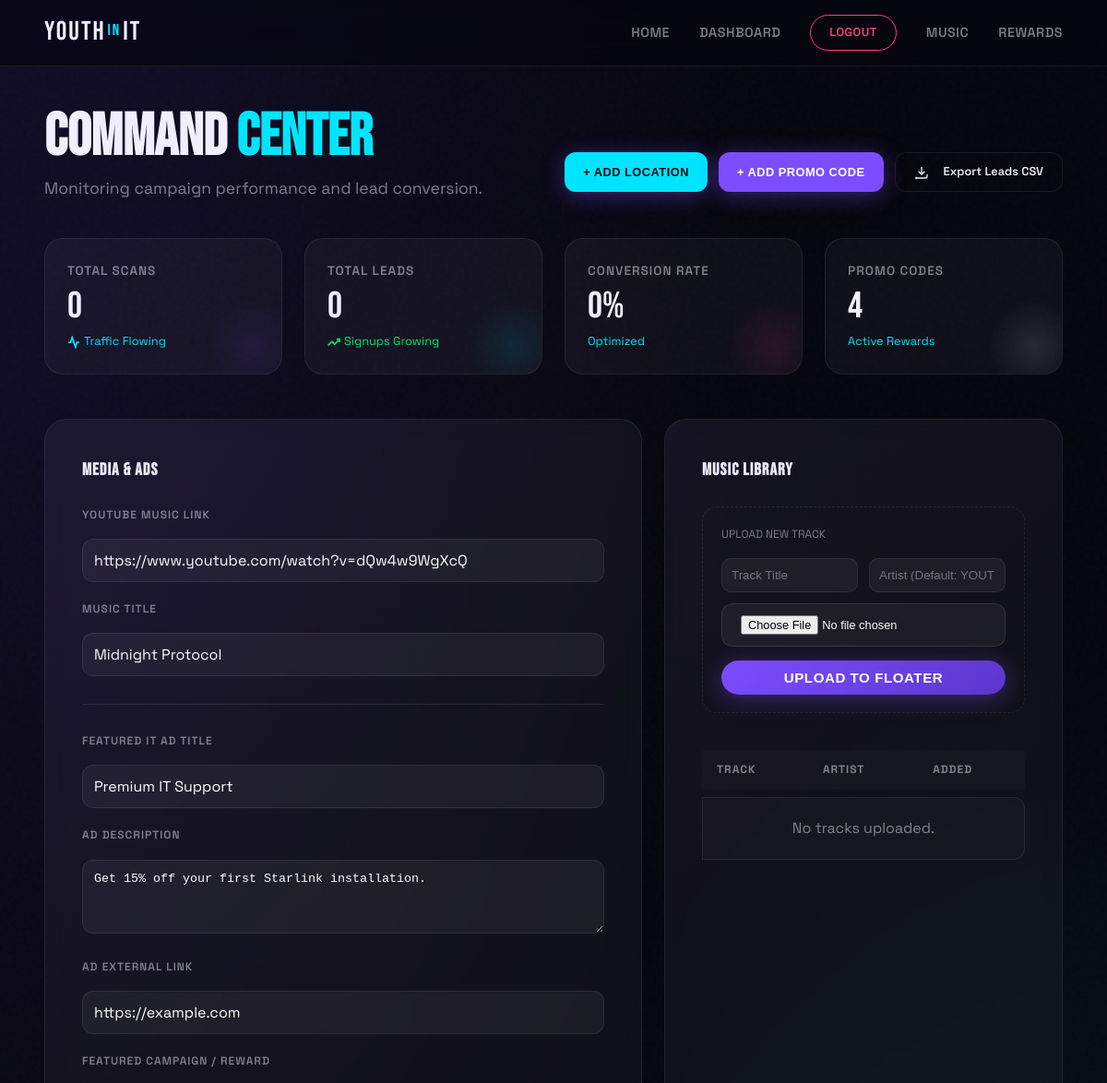
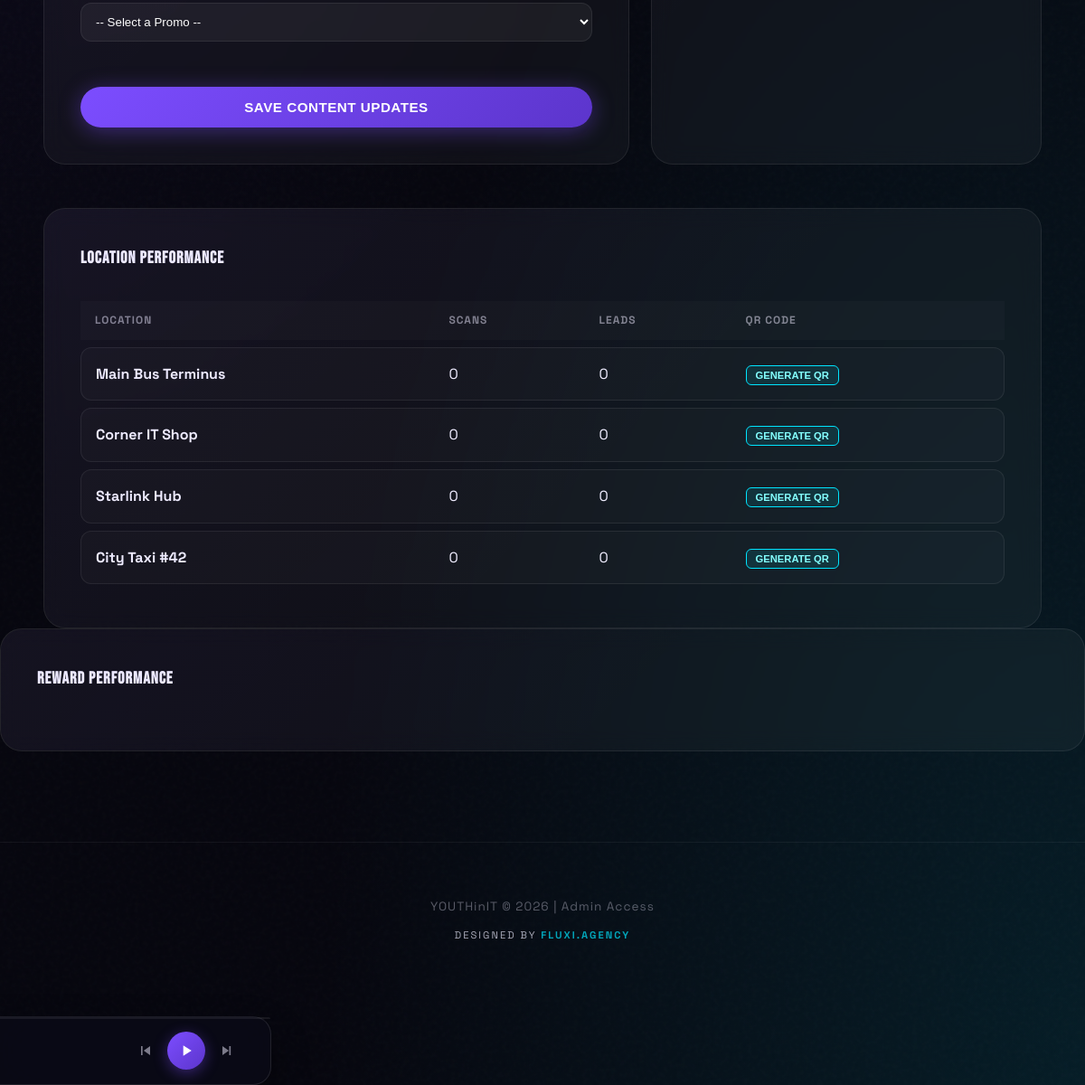
The page /dashboard/ (signed in) on the database its author committed (2 pictures, top to bottom).
### campaign/models.py (models this page shows, shortened)
class MediaContent(models.Model):
    youtube_url = models.URLField(default="https://www.youtube.com/watch?v=dQw4w9WgXcQ")
    music_title = models.CharField(max_length=200, default="Midnight Protocol")
    it_ad_title = models.CharField(max_length=200, default="Premium IT Support")
    it_ad_desc = models.TextField(default="Get 15% off your first Starlink installation.")
    it_ad_link = models.URLField(default="https://example.com")
    featured_promo = models.ForeignKey(PromoCode, on_delete=models.SET_NULL, null=True, blank=True)
    updated_at = models.DateTimeField(auto_now=True)

class CampaignLocation(models.Model):
    name = models.CharField(max_length=100)
    slug = models.SlugField(unique=True)
    description = models.TextField(blank=True)
    youtube_url = models.URLField(blank=True, null=True, help_text="Optional YouTube video for the landing page")

### campaign/views.py (the view)
# urls.py: path('dashboard/', views.dashboard, name='dashboard'),
@staff_member_required
def dashboard(request):
    total_scans = ScanLog.objects.count()
    total_leads = Lead.objects.count()
    total_codes = PromoCode.objects.count()
    conversion_rate = (total_leads / total_scans * 100) if total_scans > 0 else 0
    location_stats = CampaignLocation.objects.annotate(
        scan_count=Count('scanlog'),
        lead_count=Count('lead')
    ).order_by('-scan_count')
    recent_leads = Lead.objects.select_related('location', 'unlocked_code').order_by('-created_at')[:8]
    code_usage = PromoCode.objects.annotate(
        usage_count=Count('lead')
    ).filter(usage_count__gt=0).order_by('-usage_count')
    media = MediaContent.objects.first()
    if not media:
        media = MediaContent.objects.create()
    all_promos = PromoCode.objects.filter(is_active=True)
    context = {
        'total_scans': total_scans,
        'total_leads': total_leads,
        'total_codes': total_codes,
        'conversion_rate': round(conversion_rate, 1),
        'location_stats': location_stats,
        'recent_leads': recent_leads,
        'code_usage': code_usage,
        'media': media,
        'all_promos': all_promos,
        'music_tracks': MusicTrack.objects.all().order_by('-created_at'),
    }
    return render(request, 'campaign/dashboard.html', context)

### campaign/templates/campaign/dashboard.html (shortened to what this page needs)
{% extends 'campaign/base.html' %}
{% load static %}
{% block content %}
<div class="container">
    <header class="dashboard-header animate-fade-in">
        <div style="display: flex; justify-content: space-between; align-items: flex-end; flex-wrap: wrap; gap: 20px;">
            <div>
                <h1 style="font-family: var(--font-display); font-size: clamp(2.5rem, 8vw, 4rem); line-height: 0.9;">
                    COMMAND <span style="color: var(--secondary-color);">CENTER</span>
                </h1>
                <p style="color: var(--text-muted); margin-top: 12px; font-size: 1.1rem;">Monitoring campaign performance and lead conversion.</p>
            </div>
            <div style="padding-bottom: 10px; display: flex; gap: 12px; flex-wrap: wrap;">
                <button onclick="openModal('locationModal')" class="btn-primary" style="border-radius: 12px; font-size: 0.8rem; padding: 10px 20px; background: var(--secondary-color); color: var(--bg-color);">
                    + Add Location
                </button>
                <button onclick="openModal('promoModal')" class="btn-primary" style="border-radius: 12px; font-size: 0.8rem; padding: 10px 20px; background: var(--primary-color);">
                    + Add Promo Code
                </button>
                <a href="{% url 'export_leads_csv' %}" class="btn-outline" style="border-radius: 12px; font-size: 0.8rem; padding: 10px 20px;">
                    <svg width="16" height="16" viewBox="0 0 24 24" fill="none" stroke="currentColor" stroke-width="2" style="margin-right: 8px; vertical-align: middle;">
                        <path d="M21 15v4a2 2 0 0 1-2 2H5a2 2 0 0 1-2-2v4"></path>
                        <polyline points="7 10 12 15 17 10"></polyline>
                        <line x1="12" y1="15" x2="12" y2="3"></line>
                    </svg>
                    Export Leads CSV
                </a>
            </div>
        </div>
    </header>
    <div class="stats-grid">
        <div class="stat-card animate-fade-in" style="--glow-color: var(--primary-color); animation-delay: 0.1s;">
            <p class="stat-label">Total Scans</p>
            <p class="stat-value">{{ total_scans }}</p>
            <div class="stat-trend trend-neutral">
                <svg width="14" height="14" viewBox="0 0 24 24" fill="none" stroke="currentColor" stroke-width="3">
                    <polyline points="22 12 18 12 15 21 9 3 6 12 2 12"></polyline>
                </svg>
                Traffic Flowing
            </div>
        </div>
        <div class="stat-card animate-fade-in" style="--glow-color: var(--secondary-color); animation-delay: 0.2s;">
            <p class="stat-label">Total Leads</p>
            <p class="stat-value">{{ total_leads }}</p>
            <div class="stat-trend trend-up">
                <svg width="14" height="14" viewBox="0 0 24 24" fill="none" stroke="currentColor" stroke-width="3">
                    <polyline points="23 6 13.5 15.5 8.5 10.5 1 18"></polyline>
                    <polyline points="17 6 23 6 23 12"></polyline>
                </svg>
                Signups Growing
            </div>
        </div>
        <div class="stat-card animate-fade-in" style="--glow-color: var(--accent-color); animation-delay: 0.3s;">
            <p class="stat-label">Conversion Rate</p>
            <p class="stat-value">{{ conversion_rate }}%</p>
            <div class="stat-trend trend-neutral">
                Optimized
            </div>
        </div>
        <div class="stat-card animate-fade-in" style="--glow-color: #FFFFFF; animation-delay: 0.4s;">
            <p class="stat-label">Promo Codes</p>
            <p class="stat-value">{{ total_codes }}</p>
            <div class="stat-trend trend-neutral">
                Active Rewards
            </div>
        </div>
    </div>
    <div class="dashboard-main">
        <div class="glass-card animate-fade-in" style="animation-delay: 0.4s;">
            <h3 style="font-family: var(--font-display); margin-bottom: 24px; letter-spacing: 1px;">MEDIA & ADS</h3>
            <form action="{% url 'update_media_content' %}" method="POST">
                <div class="form-group">
                    <label style="font-size: 0.75rem; color: var(--text-muted); text-transform: uppercase;">YouTube Music Link</label>
                    <input type="url" name="youtube_url" value="{{ media.youtube_url }}" placeholder="https://youtube.com/..." required style="width: 100%; background: rgba(255,255,255,0.05); border: 1px solid var(--border); border-radius: 12px; padding: 12px; color: white; margin-top: 8px;">
                </div>
                <div class="form-group" style="margin-top: 20px;">
                    <label style="font-size: 0.75rem; color: var(--text-muted); text-transform: uppercase;">Music Title</label>
                    <input type="text" name="music_title" value="{{ media.music_title }}" placeholder="Song Name" required style="width: 100%; background: rgba(255,255,255,0.05); border: 1px solid var(--border); border-radius: 12px; padding: 12px; color: white; margin-top: 8px;">
                </div>
                <div style="height: 1px; background: var(--border); margin: 30px 0;"></div>
                <div class="form-group">
                    <label style="font-size: 0.75rem; color: var(--text-muted); text-transform: uppercase;">Featured IT Ad Title</label>
                    <input type="text" name="it_ad_title" value="{{ media.it_ad_title }}" placeholder="Starlink Installation" required style="width: 100%; background: rgba(255,255,255,0.05); border: 1px solid var(--border); border-radius: 12px; padding: 12px; color: white; margin-top: 8px;">
                </div>
                <div class="form-group" style="margin-top: 20px;">
                    <label style="font-size: 0.75rem; color: var(--text-muted); text-transform: uppercase;">Ad Description</label>
                    <textarea name="it_ad_desc" style="width: 100%; background: rgba(255,255,255,0.05); border: 1px solid var(--border); border-radius: 12px; padding: 12px; color: white; margin-top: 8px; height: 80px;">{{ media.it_ad_desc }}</textarea>
                </div>
                <div class="form-group" style="margin-top: 20px;">
                    <label style="font-size: 0.75rem; color: var(--text-muted); text-transform: uppercase;">Ad External Link</label>
                    <input type="url" name="it_ad_link" value="{{ media.it_ad_link }}" placeholder="https://..." required style="width: 100%; background: rgba(255,255,255,0.05); border: 1px solid var(--border); border-radius: 12px; padding: 12px; color: white; margin-top: 8px;">
                </div>
                <div class="form-group" style="margin-top: 20px;">
                    <label style="font-size: 0.75rem; color: var(--text-muted); text-transform: uppercase;">Featured Campaign / Reward</label>
                    <select name="featured_promo" style="width: 100%; background: rgba(255,255,255,0.05); border: 1px solid var(--border); border-radius: 12px; padding: 12px; color: white; margin-top: 8px;">
                        <option value="">-- Select a Promo --</option>
                    </select>
                </div>
                <button type="submit" class="btn-primary" style="width: 100%; margin-top: 30px; justify-content: center;">
                    Save Content Updates
                </button>
            </form>
        </div>
        <div class="glass-card animate-fade-in" style="animation-delay: 0.5s;">
            <h3 style="font-family: var(--font-display); margin-bottom: 24px; letter-spacing: 1px;">MUSIC LIBRARY</h3>
            <form action="{% url 'upload_music' %}" method="POST" enctype="multipart/form-data" style="margin-bottom: 32px; padding: 20px; border: 1px dashed var(--border); border-radius: 16px;">
                <p style="font-size: 0.75rem; color: var(--text-muted); margin-bottom: 15px; text-transform: uppercase;">Upload New Track</p>
                <div style="display: grid; grid-template-columns: 1fr 1fr; gap: 12px; margin-bottom: 12px;">
                    <input type="text" name="title" placeholder="Track Title" required style="width: 100%; background: rgba(255,255,255,0.05); border: 1px solid var(--border); border-radius: 10px; padding: 10px; color: white;">
                    <input type="text" name="artist" placeholder="Artist (Default: YOUTHinIT)" style="width: 100%; background: rgba(255,255,255,0.05); border: 1px solid var(--border); border-radius: 10px; padding: 10px; color: white;">
                </div>
                <input type="file" name="audio_file" accept="audio/*" required style="width: 100%; margin-bottom: 15px; font-size: 0.8rem;">
                <button type="submit" class="btn-primary" style="width: 100%; justify-content: center; padding: 10px;">Upload to Floater</button>
            </form>
            <div class="leads-table-container">
                <table class="data-table">
                    <thead>
                        <tr>
                            <th>Track</th>
                            <th>Artist</th>
                            <th>Added</th>
                        </tr>
                    </thead>
                    <tbody>
                        {% for track in music_tracks %}
                        <tr>
                            <td style="font-weight: 700;">{{ track.title }}</td>
                            <td>{{ track.artist }}</td>
                            <td style="font-size: 0.7rem; color: var(--text-muted);">{{ track.created_at|date:"M d, Y" }}</td>
                        </tr>
                        {% empty %}
                        <tr><td colspan="3" style="text-align: center; padding: 20px; color: var(--text-muted);">No tracks uploaded.</td></tr>
                        {% endfor %}
                    </tbody>
                </table>
            </div>
        </div>
    </div>
        <div class="glass-card animate-fade-in" style="animation-delay: 0.5s;">
            <h3 style="font-family: var(--font-display); margin-bottom: 24px; letter-spacing: 1px;">LOCATION PERFORMANCE</h3>
            <div class="leads-table-container">
                <table class="data-table">
                    <thead>
                        <tr>
                            <th>Location</th>
                            <th>Scans</th>
                            <th>Leads</th>
                            <th>QR Code</th>
                        </tr>
                    </thead>
                    <tbody>
                        {% for loc in location_stats %}
                        <tr>
                            <td style="font-weight: 700;">{{ loc.name }}</td>
                            <td>{{ loc.scan_count }}</td>
                            <td>{{ loc.lead_count }}</td>
                            <td>
                                <button onclick="showQR('{{ loc.name }}', '{{ loc.slug }}')" class="badge badge-secondary" style="cursor: pointer; border: 1px solid var(--secondary-color);">
                                    Generate QR
                                </button>
                            </td>
                        </tr>
                        {% endfor %}
                    </tbody>
                </table>
            </div>
        </div>
    </div>
    <div class="glass-card animate-fade-in" style="animation-delay: 0.7s; margin-bottom: 100px;">
        <h3 style="font-family: var(--font-display); margin-bottom: 24px; letter-spacing: 1px;">REWARD PERFORMANCE</h3>
    </div>
{% endblock %}

### rows shown on the page
MediaContent: youtube_url "https://www.youtube.com/watch?v=dQw4w9WgXcQ", music_title "Midnight Protocol", it_ad_title "Premium IT Support", it_ad_desc "Get 15% off your first Starlink installation.", it_ad_link "https://example.com"
CampaignLocation: name "Main Bus Terminus", scan_count "0", lead_count "0"
CampaignLocation: name "Corner IT Shop", scan_count "0", lead_count "0"
CampaignLocation: name "Starlink Hub", scan_count "0", lead_count "0"
CampaignLocation: name "City Taxi #42", scan_count "0", lead_count "0"

### other values the page prints
{{ total_scans }} "0"
{{ total_leads }} "0"
{{ conversion_rate }} "0"
{{ total_codes }} "4"
